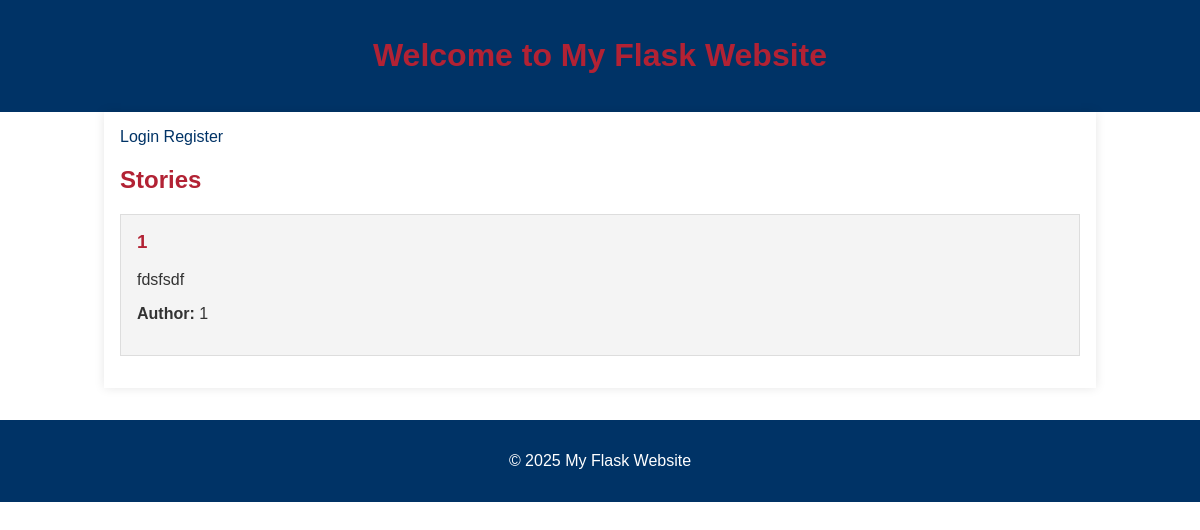
Before: / with the older database file.
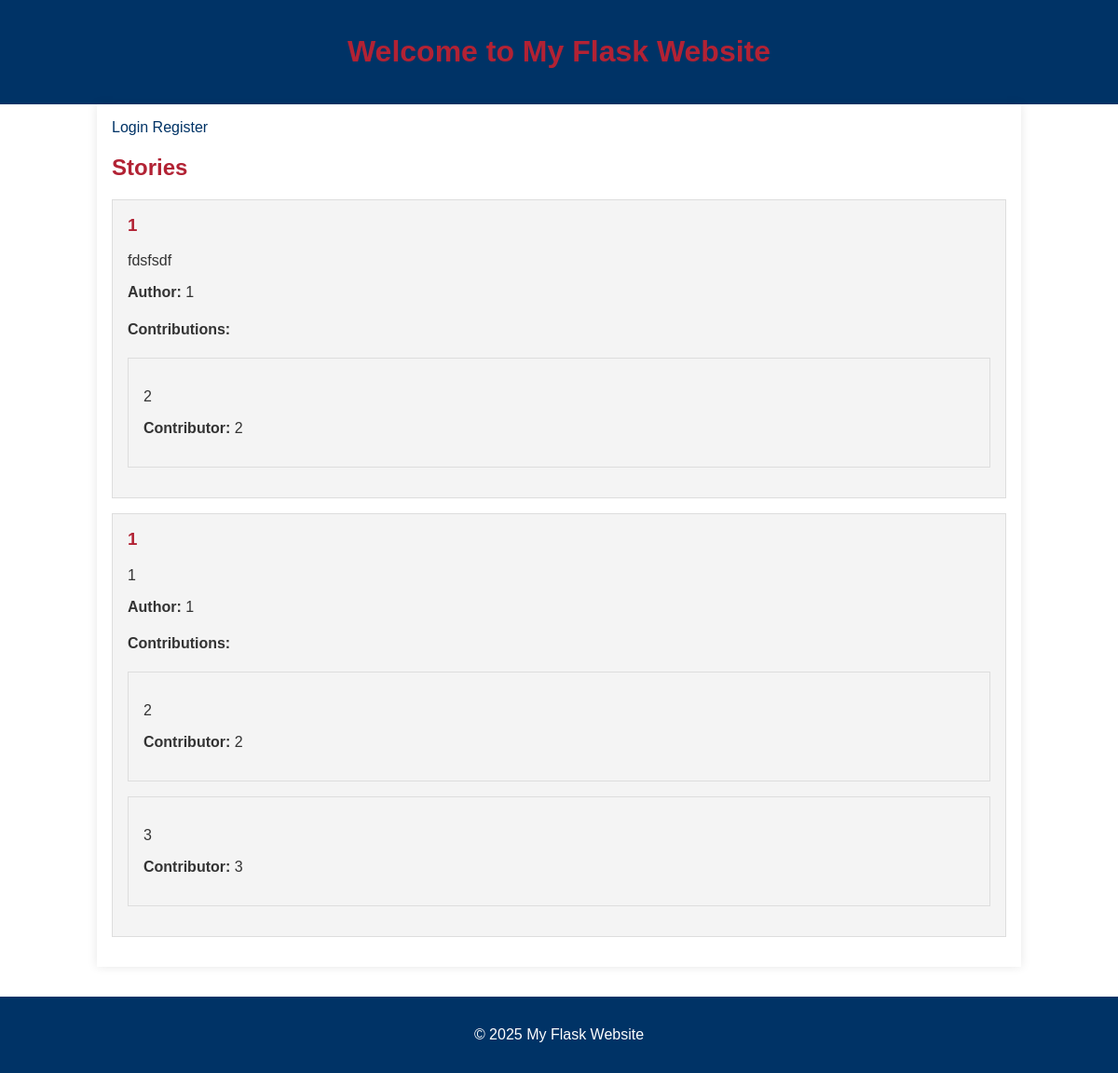
After: the same page with the newer database file.
### __init__.py (models this page shows)
class Story(db.Model):
    id = db.Column(db.Integer, primary_key=True)
    title = db.Column(db.String(200), nullable=False)
    content = db.Column(db.Text, nullable=False)
    author_id = db.Column(db.Integer, db.ForeignKey('user.id'), nullable=False)
    author = db.relationship('User', backref=db.backref('stories', lazy=True))
    contributions = db.relationship('Contribution', backref='story', lazy=True)

class User(UserMixin, db.Model):
    id = db.Column(db.Integer, primary_key=True)
    username = db.Column(db.String(150), unique=True, nullable=False)
    password = db.Column(db.String(150), nullable=False)

class Contribution(db.Model):
    id = db.Column(db.Integer, primary_key=True)
    content = db.Column(db.Text, nullable=False)
    story_id = db.Column(db.Integer, db.ForeignKey('story.id'), nullable=False)
    contributor_id = db.Column(db.Integer, db.ForeignKey('user.id'), nullable=False)
    contributor = db.relationship('User', backref=db.backref('contributions', lazy=True))

### __init__.py (the view)
@app.route('/')
def home():
    stories = Story.query.all()
    return render_template('home.html', stories=stories)

### templates/home.html (shortened to what this page needs)
<!DOCTYPE html>
<html lang="en">
<head>
    <link rel="stylesheet" href="{{ url_for('static', filename='style.css') }}">
</head>
<body>
    <header>
        <h1>Welcome to My Flask Website</h1>
    </header>
    <div class="container">
        {% if current_user.is_authenticated %}
            <p>Hello, {{ current_user.username }}!</p>
            <a href="{{ url_for('logout') }}">Logout</a>
            <a href="{{ url_for('add_story') }}">Add Story</a>
        {% else %}
            <a href="{{ url_for('login') }}">Login</a>
            <a href="{{ url_for('register') }}">Register</a>
        {% endif %}
        <h2>Stories</h2>
        {% for story in stories %}
            <div class="story">
                <h3>{{ story.title }}</h3>
                <p>{{ story.content }}</p>
                <p><strong>Author:</strong> {{ story.author.username }}</p>
                {% if story.contributions %}
                    <h4>Contributions:</h4>
                    {% for contribution in story.contributions %}
                        <div class="contribution">
                            <p>{{ contribution.content }}</p>
                            <p><strong>Contributor:</strong> {{ contribution.contributor.username }}</p>
                        </div>
                    {% endfor %}
                {% endif %}
            </div>
        {% endfor %}
    </div>
    <footer>
        <p>&copy; 2025 My Flask Website</p>
    </footer>
</body>
</html>

### static/style.css (style rules this page uses)
body { font-family: Arial, sans-serif; background-color: white; margin: 0; padding: 0; color: #333; }
header, footer { background-color: #003366; color: white; text-align: center; padding: 1rem 0; }
.container { width: 80%; margin: 0 auto; padding: 1rem; background-color: white; box-shadow: 0px 0px 10px rgba(0, 0, 0, 0.1); }
h1, h2, h3 { color: #B22234; }
a { color: #003366; text-decoration: none; }
.story, .contribution { border: 1px solid #ddd; padding: 1rem; margin-bottom: 1rem; background-color: #f4f4f4; }
.story h3, .contribution h4 { margin-top: 0; }
footer { margin-top: 2rem; }

Changed rows visible on the page:
shown differently, row unchanged: Story "fdsfsdf": now shows "Contributions:"
added Contribution: content "2", contributor.username "2", shown under Story "fdsfsdf"
added Story: title "1", content "1", author.username "1"
added Contribution: content "2", contributor.username "2", shown under "1"
added Contribution: content "3", contributor.username "3", shown under "1"
